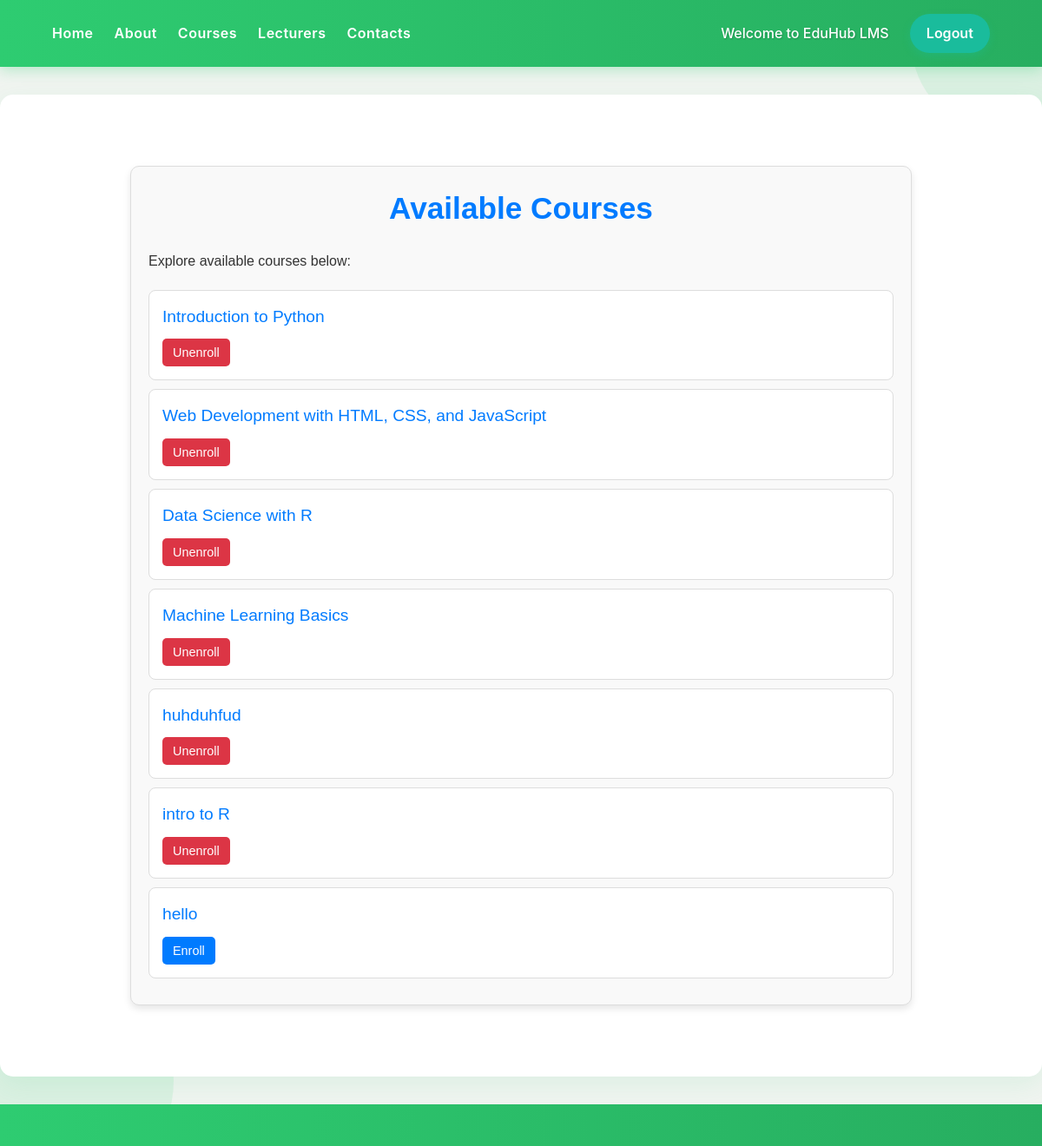
The page /myapp/courses/ (signed in) on the database its author committed.
### myapp/models.py (models this page shows, shortened)
class Course(models.Model):
    title = models.CharField(max_length=100)
    description = models.TextField()
    instructor = models.ForeignKey(User, on_delete=models.CASCADE, default=1)  # Instructor as a User (Lecturer)
    created_at = models.DateTimeField(auto_now_add=True)
    credits = models.IntegerField()  # Add the 'credits' field here

### myapp/views.py (the view, shortened to what this page needs)
# urls.py: path('courses/', views.courses, name='courses'),  # List all courses
@login_required
def courses(request):
    courses = Course.objects.all()
    enrolled_courses = Course.objects.filter(enrollment__user=request.user)
    is_lecturer = request.user.groups.filter(name='Lecturer').exists()
    if is_lecturer:
        courses = Course.objects.filter(instructor=request.user)
    form = CourseForm()
    return render(request, 'courses.html', {
        'courses': courses,
        'enrolled_courses': enrolled_courses,
        'is_lecturer': is_lecturer,
        'form': form  # Pass the form to the template
    })

### myapp/templates/courses.html (shortened to what this page needs)
{% extends "base_generic.html" %}
{% load static %}
{% block content %}
<div style="max-width: 900px; margin: 50px auto; font-family: Arial, sans-serif; color: #333; line-height: 1.6; padding: 20px; border: 1px solid #ddd; border-radius: 10px; background-color: #f9f9f9; box-shadow: 0 4px 8px rgba(0, 0, 0, 0.1);">
    <h2 style="text-align: center; color: #007BFF; font-size: 2.2rem; margin-bottom: 20px;">
        Available Courses
    </h2>
    {% if is_lecturer %}
        <p style="font-size: 1rem; margin-bottom: 20px;">You are a lecturer. Here are the courses you manage:</p>
        <div style="text-align: center; margin-bottom: 20px;">
            <a href="{% url 'add_course' %}" style="text-decoration: none; font-size: 1rem; background-color: #28A745; color: white; padding: 10px 20px; border-radius: 5px;">Add New Course</a>
        </div>
        <ul style="list-style-type: none; padding: 0;">
            {% for course in courses %}
            <li style="padding: 15px; margin-bottom: 10px; background-color: white; border: 1px solid #ddd; border-radius: 8px;">
                <a href="{% url 'course_detail' course.id %}" style="font-size: 1.2rem; color: #007BFF; text-decoration: none;">
                    {{ course.title }}
                </a>
                <div style="margin-top: 10px;">
                    {% if course in enrolled_courses %}
                        <form action="{% url 'unenroll' course.id %}" method="post" style="display: inline-block;">
                            {% csrf_token %}
                            <button type="submit" style="font-size: 0.9rem; color: white; background-color: #DC3545; border: none; padding: 8px 12px; border-radius: 5px; cursor: pointer;">
                                Unenroll
                            </button>
                        </form>
                    {% else %}
                        <form action="{% url 'enroll' course.id %}" method="post" style="display: inline-block;">
                            {% csrf_token %}
                            <button type="submit" style="font-size: 0.9rem; color: white; background-color: #007BFF; border: none; padding: 8px 12px; border-radius: 5px; cursor: pointer;">
                                Enroll
                            </button>
                        </form>
                    {% endif %}
                    <form action="{% url 'delete_course' course.id %}" method="post" style="display: inline-block; margin-left: 10px;">
                        {% csrf_token %}
                        <button type="submit" style="font-size: 0.9rem; color: white; background-color: #DC3545; border: none; padding: 8px 12px; border-radius: 5px; cursor: pointer;"
                                onclick="return confirm('Are you sure you want to delete this course?');">
                            Delete
                        </button>
                    </form>
                </div>
            </li>
            {% empty %}
            <li style="text-align: center; color: #888;">No courses available.</li>
            {% endfor %}
        </ul>
    {% else %}
        <p style="font-size: 1rem; margin-bottom: 20px;">Explore available courses below:</p>
        <ul style="list-style-type: none; padding: 0;">
            {% for course in courses %}
            <li style="padding: 15px; margin-bottom: 10px; background-color: white; border: 1px solid #ddd; border-radius: 8px;">
                <a href="{% url 'course_detail' course.id %}" style="font-size: 1.2rem; color: #007BFF; text-decoration: none;">
                    {{ course.title }}
                </a>
                <div style="margin-top: 10px;">
                    {% if course in enrolled_courses %}
                        <form action="{% url 'unenroll' course.id %}" method="post" style="display: inline-block;">
                            <button type="submit" style="font-size: 0.9rem; color: white; background-color: #DC3545; border: none; padding: 8px 12px; border-radius: 5px; cursor: pointer;">
                                Unenroll
                            </button>
                        </form>
                    {% else %}
                        <form action="{% url 'enroll' course.id %}" method="post" style="display: inline-block;">
                            <button type="submit" style="font-size: 0.9rem; color: white; background-color: #007BFF; border: none; padding: 8px 12px; border-radius: 5px; cursor: pointer;">
                                Enroll
                            </button>
                        </form>
                    {% endif %}
                </div>
            </li>
            {% empty %}
            <li style="text-align: center; color: #888;">No courses available.</li>
            {% endfor %}
        </ul>
    {% endif %}
</div>
{% endblock %}

### myapp/static/styles.css (style rules this page uses)
:root { --primary-color: #2ECC71; --secondary-color: #27AE60; --accent-color: #1ABC9C; --background-light: #F0F4F0; --text-dark: #2C3E50; --gradient-start: #2ECC71; --gradient-end: #27AE60; }
* { margin: 0; padding: 0; box-sizing: border-box; scroll-behavior: smooth; }
body { font-family: 'Poppins', 'Inter', -apple-system, BlinkMacSystemFont, 'Segoe UI', Roboto, Oxygen, Ubuntu, Cantarell, 'Open Sans', 'Helvetica Neue', sans-serif; line-height: 1.6; background-color: var(--background-light); color: var(--text-dark); }
body::before, body::after { content: ''; position: fixed; background: rgba(46, 204, 113, 0.1); z-index: -1; }
body::before { top: -50px; right: -50px; width: 200px; height: 200px; border-radius: 50%; }
body::after { bottom: -50px; left: -50px; width: 250px; height: 250px; border-radius: 50%; }

### rows shown on the page
Course: title "Introduction to Python", shows "Unenroll"
Course: title "Web Development with HTML, CSS, and JavaScript", shows "Unenroll"
Course: title "Data Science with R", shows "Unenroll"
Course: title "Machine Learning Basics", shows "Unenroll"
Course: title "huhduhfud", shows "Unenroll"
Course: title "intro to R", shows "Unenroll"
Course: title "hello", shows "Enroll"
